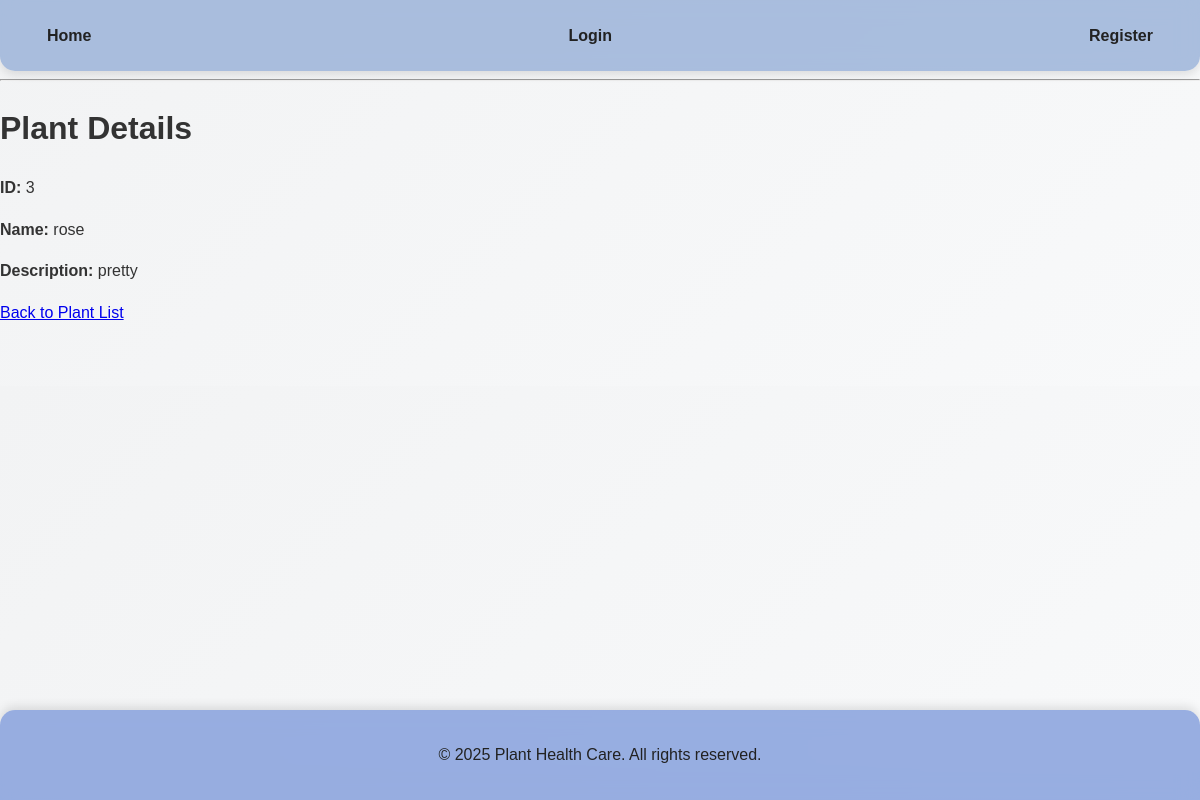
/plant/3, run on the app's committed database.
### app.py (models this page shows)
class Plant(db.Model):
    id = db.Column(db.Integer, primary_key=True)
    name = db.Column(db.String(100), nullable=False)
    description = db.Column(db.String(255), nullable=False)
    user_id = db.Column(db.Integer, db.ForeignKey('user.id'), nullable=False)

### app.py (the view)
@app.route('/plant/<int:plant_id>')
def view_plant(plant_id):
    plant = Plant.query.get(plant_id)
    if not plant:
        return "Plant not found", 404
    return render_template('plant_details.html', plant=plant)

### templates/plant_details.html
{% extends 'header_footer.html' %}
{% block content %}
    <h1>Plant Details</h1>
    {% if plant %}
        <p><strong>ID:</strong> {{ plant.id }}</p>
        <p><strong>Name:</strong> {{ plant.name }}</p>
        <p><strong>Description:</strong> {{ plant.description }}</p>
    {% else %}
        <p>Plant not found.</p>
    {% endif %}
    <a href="{{ url_for('plant_list') }}">Back to Plant List</a>
{% endblock %}

### static/css/header_footer.css (style rules this page uses)
body { font-family: 'Poppins', sans-serif; margin: 0; padding: 0; background: linear-gradient(135deg, #f2f3f4, #f8f9fa); color: #333; line-height: 1.6; padding-bottom: 60px; }

### data on the page
Plant: id "3", name "rose", description "pretty"
